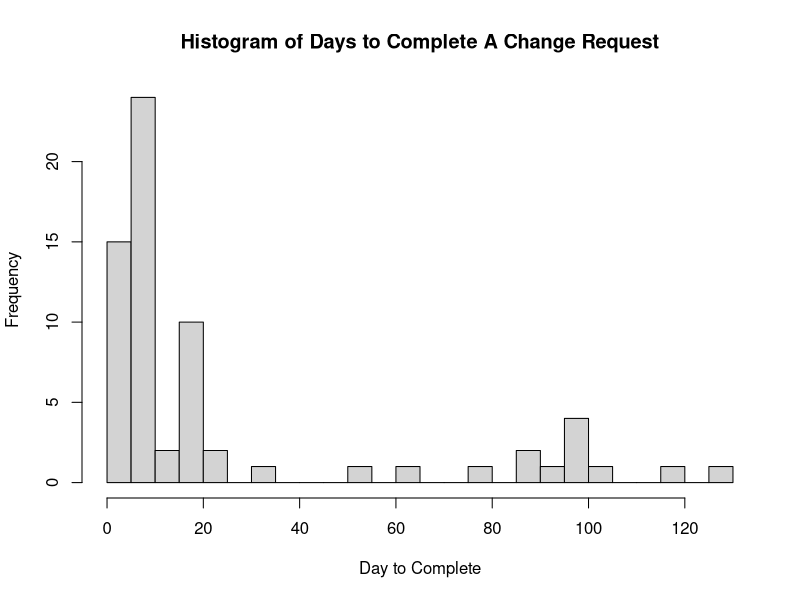
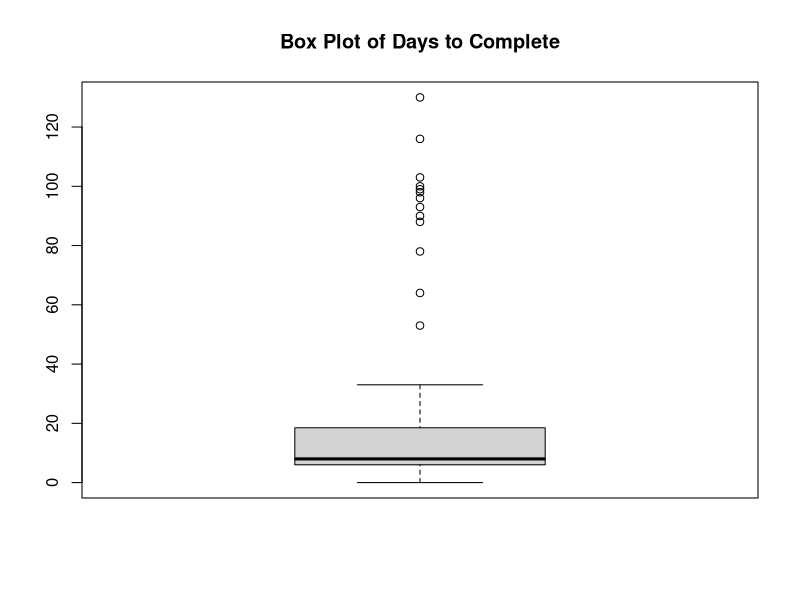
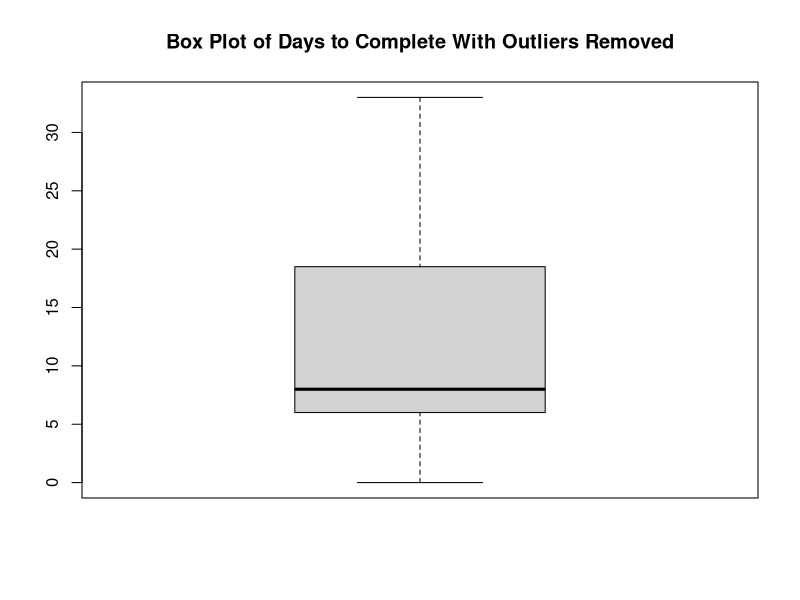
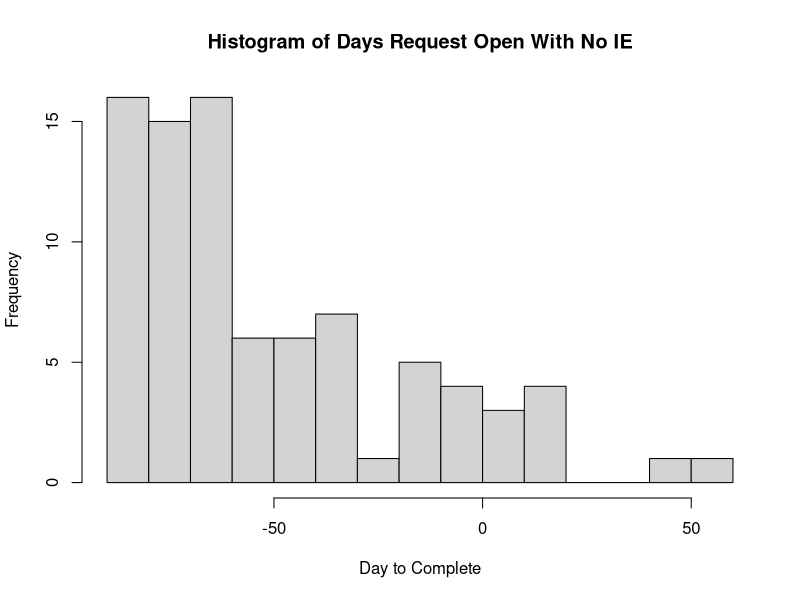
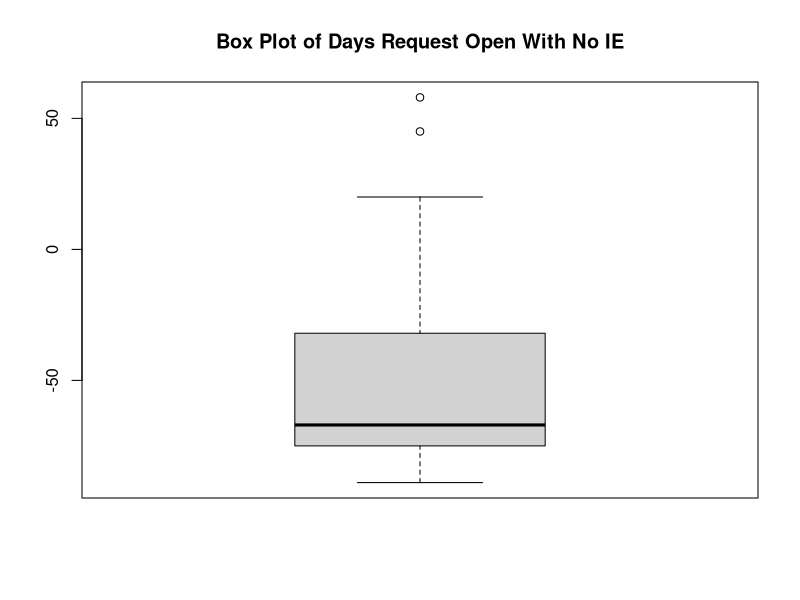
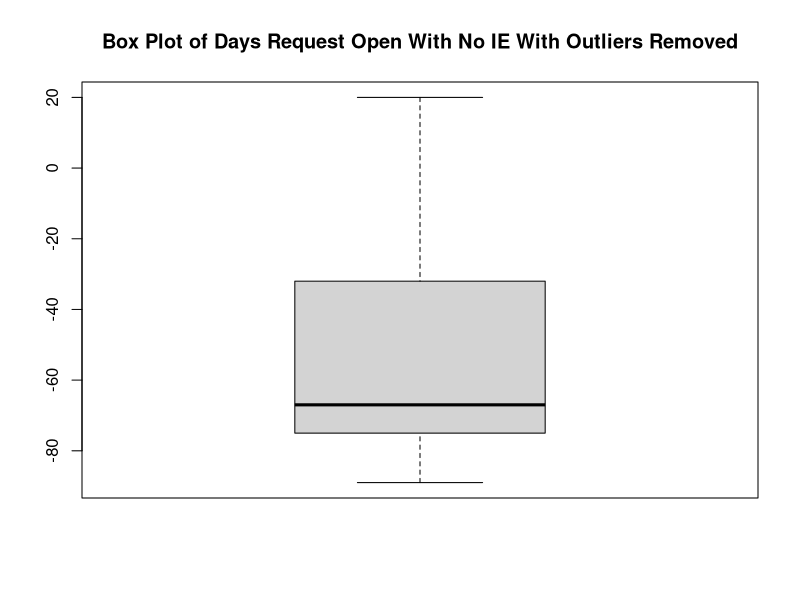

Source code (R) for these figures, in order:
## ---- chunk 1
knitr::opts_chunk$set(echo = TRUE)
## ---- chunk 2
library(lubridate)
## ---- chunk 3
ACR.raw <- read.csv(file = "./data/ACR.csv",
                    stringsAsFactors = FALSE)
name <- c("SQA",
          "Application",
          "CRNumber",
          "CRDate",
          "CRApproved",
          "IENumber",
          "IEDate",
          "IEApproved",
          "Reason",
          "Comments")
names(ACR.raw) <- name
rm(name)
ACR <- ACR.raw
## ---- chunk 4
ACR$SQA <- as.factor(ACR$SQA)
ACR$Application <- as.factor(ACR$Application)
ACR$CRApproved <- as.factor(ACR$CRApproved)
ACR$IEApproved <- as.factor(ACR$IEApproved)
levels(ACR$IEApproved)[1] <- NA
ACR$Reason <- as.factor(ACR$Reason)
levels(ACR$Reason)[1] <- NA
## ---- chunk 5
ACR$CRDate <- as.Date(ACR$CRDate, format = "%d-%b-%y")
ACR$IEDate<- as.Date(ACR$IEDate, format = "%d-%b-%y")
ACR$CRmonth <- lubridate::month(ACR$CRDate, label = TRUE)
ACR$CRyear <- lubridate::year(ACR$CRDate)
ACR$IEmonth <- lubridate::month(ACR$IEDate, label = TRUE)
ACR$IEyear <- lubridate::year(ACR$IEDate)          
## ---- chunk 6
str(ACR)
## ---- chunk 7
#create master dataframe
work <- subset(ACR,
               subset = (CRmonth == "Dec" & CRyear == 2018) |
                    (subset = IEmonth == "Dec" & IEyear == 2018))
# Create the CR data fram
workCR <- subset(ACR,
               subset = CRmonth == "Dec" & CRyear == 2018)
# create the IE data frame.
workIE <- subset(ACR,
               subset = IEmonth == "Dec" & IEyear == 2018)
## ---- chunk 8
nrow(subset(workCR,
            subset = (CRApproved == "A" | CRApproved == "A-FP")))
## ---- chunk 9
nrow(subset(workCR,
            subset = (CRApproved == "D")))
## ---- chunk 10
nrow(subset(workIE,
            subset = (IEApproved == "A" | IEApproved == "A-FP")))
## ---- chunk 11
nrow(subset(workIE,
            subset = (CRApproved == "D")))
## ---- chunk 12
nrow(subset(workCR,
            subset = CRApproved == "A-FP")) / 
     nrow(workCR) * 100
## ---- chunk 13
nrow(subset(workIE,
            subset = IEApproved == "A-FP")) / 
     nrow(workIE) * 100
## ---- chunk 14
nrow(subset(work,
            subset = (CRApproved == "A-FP" & IEApproved == "A-FP"))) /
     nrow(work) * 100
## ---- chunk 15
table(subset(workCR, 
             subset = CRApproved != "D")$Application)
table(subset(workCR, 
             subset = CRApproved != "D")$SQA)
## ---- chunk 16
table(subset(workIE, 
             subset = IEApproved != "D")$Application)

table(subset(workIE, 
             subset = IEApproved != "D")$SQA)
## ---- chunk 17
table(subset(workCR, 
             subset = CRApproved != "D")$Application) +
     table(subset(workIE, 
             subset = IEApproved != "D")$Application)
table(subset(workCR, 
             subset = CRApproved != "D")$SQA) +
     table(subset(workIE, 
             subset = CRApproved != "D")$SQA)
## ---- chunk 18
# select records that have been approved (both CR adn IE)
work.all <- subset(ACR,
                   subset = ((CRApproved == "A" | CRApproved == "A-FP") &
                                  (IEApproved == "A" | IEApproved == "A-FP")))
# now further select records from above that were completed in the correct month
work.all <- subset(work.all,
                   subset = (IEmonth == "Dec" & IEyear == 2018))
# compute interval
work.all$Interval <- as.numeric(work.all$IEDate - work.all$CRDate)
# results
nrow(work.all)
summary(work.all$Interval)
sd(work.all$Interval)
table(work.all$Interval)
quantile(work.all$Interval)
hist(work.all$Interval,
     breaks = 20,
     main = "Histogram of Days to Complete A Change Request",
     xlab = "Day to Complete")
boxplot(work.all$Interval,
        main = "Box Plot of Days to Complete")
boxplot(work.all$Interval,
        main = "Box Plot of Days to Complete With Outliers Removed",
        outline = FALSE)
## ---- chunk 19
# selected records that have approved CR but no IE
work.open <- subset(ACR,
                    subset = (CRApproved == "A-FP" | CRApproved == "A") & 
                         is.na(IEApproved))
# compute days open
work.open$daysOpen <- as.numeric(as.Date("1-Dec-18", format = "%d-%b-%y") - 
                                      work.open$CRDate)
# Results
nrow(work.open)
summary(work.open$daysOpen)
sd(work.open$daysOpen)
quantile(work.open$daysOpen)
hist(work.open$daysOpen,
     breaks = 20,
     main = "Histogram of Days Request Open With No IE",
     xlab = "Day to Complete")
boxplot(work.open$daysOpen,
        main = "Box Plot of Days Request Open With No IE")
boxplot(work.open$daysOpen,
        main = "Box Plot of Days Request Open With No IE With Outliers Removed",
        outline = FALSE)
